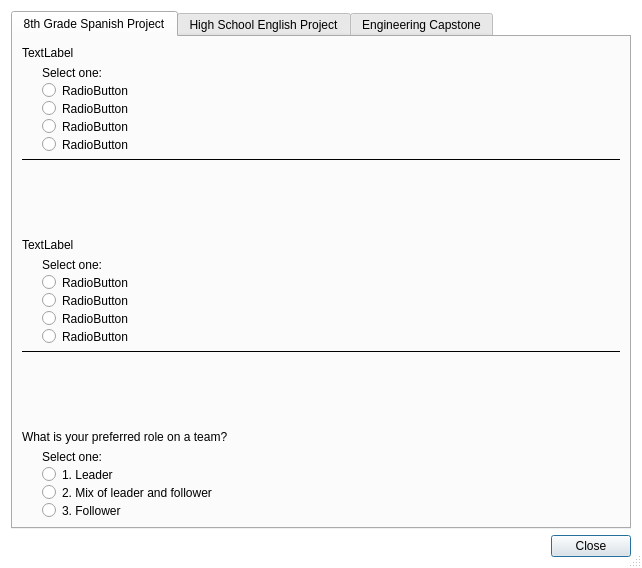
<?xml version="1.0" encoding="UTF-8"?>
<ui version="4.0">
 <class>SampleQuestionsDialog</class>
 <widget class="QDialog" name="SampleQuestionsDialog">
  <property name="geometry">
   <rect>
    <x>0</x>
    <y>0</y>
    <width>642</width>
    <height>568</height>
   </rect>
  </property>
  <property name="windowTitle">
   <string>Example Questions</string>
  </property>
  <property name="styleSheet">
   <string notr="true">QDialog{background-color: white;}</string>
  </property>
  <property name="sizeGripEnabled">
   <bool>true</bool>
  </property>
  <layout class="QVBoxLayout" name="verticalLayout">
   <item>
    <widget class="QTabWidget" name="tabWidget">
     <property name="currentIndex">
      <number>0</number>
     </property>
     <property name="usesScrollButtons">
      <bool>false</bool>
     </property>
     <widget class="QWidget" name="tab">
      <attribute name="title">
       <string>8th Grade Spanish Project</string>
      </attribute>
      <layout class="QVBoxLayout" name="verticalLayout_2">
       <item>
        <widget class="QLabel" name="label">
         <property name="text">
          <string>TextLabel</string>
         </property>
         <property name="wordWrap">
          <bool>true</bool>
         </property>
        </widget>
       </item>
       <item>
        <widget class="QGroupBox" name="groupBox_9">
         <property name="styleSheet">
          <string notr="true">border: none;</string>
         </property>
         <property name="flat">
          <bool>true</bool>
         </property>
         <layout class="QVBoxLayout" name="verticalLayout_6">
          <property name="spacing">
           <number>3</number>
          </property>
          <property name="leftMargin">
           <number>20</number>
          </property>
          <property name="topMargin">
           <number>0</number>
          </property>
          <property name="rightMargin">
           <number>0</number>
          </property>
          <property name="bottomMargin">
           <number>0</number>
          </property>
          <item>
           <widget class="QLabel" name="label_7">
            <property name="text">
             <string>Select one:</string>
            </property>
           </widget>
          </item>
          <item>
           <widget class="QRadioButton" name="radioButton_13">
            <property name="text">
             <string>RadioButton</string>
            </property>
           </widget>
          </item>
          <item>
           <widget class="QRadioButton" name="radioButton_14">
            <property name="text">
             <string>RadioButton</string>
            </property>
           </widget>
          </item>
          <item>
           <widget class="QRadioButton" name="radioButton_15">
            <property name="text">
             <string>RadioButton</string>
            </property>
           </widget>
          </item>
          <item>
           <widget class="QRadioButton" name="radioButton_16">
            <property name="text">
             <string>RadioButton</string>
            </property>
           </widget>
          </item>
         </layout>
        </widget>
       </item>
       <item>
        <widget class="QFrame" name="frame">
         <property name="frameShape">
          <enum>QFrame::HLine</enum>
         </property>
         <property name="frameShadow">
          <enum>QFrame::Plain</enum>
         </property>
        </widget>
       </item>
       <item>
        <spacer name="verticalSpacer_4">
         <property name="orientation">
          <enum>Qt::Vertical</enum>
         </property>
         <property name="sizeHint" stdset="0">
          <size>
           <width>0</width>
           <height>0</height>
          </size>
         </property>
        </spacer>
       </item>
       <item>
        <widget class="QLabel" name="label_2">
         <property name="text">
          <string>TextLabel</string>
         </property>
         <property name="wordWrap">
          <bool>true</bool>
         </property>
        </widget>
       </item>
       <item>
        <widget class="QGroupBox" name="groupBox_4">
         <property name="styleSheet">
          <string notr="true">border: none;</string>
         </property>
         <property name="flat">
          <bool>true</bool>
         </property>
         <layout class="QVBoxLayout" name="verticalLayout_4">
          <property name="spacing">
           <number>3</number>
          </property>
          <property name="leftMargin">
           <number>20</number>
          </property>
          <property name="topMargin">
           <number>0</number>
          </property>
          <property name="rightMargin">
           <number>0</number>
          </property>
          <property name="bottomMargin">
           <number>0</number>
          </property>
          <item>
           <widget class="QLabel" name="label_5">
            <property name="text">
             <string>Select one:</string>
            </property>
           </widget>
          </item>
          <item>
           <widget class="QRadioButton" name="radioButton_5">
            <property name="text">
             <string>RadioButton</string>
            </property>
           </widget>
          </item>
          <item>
           <widget class="QRadioButton" name="radioButton_6">
            <property name="text">
             <string>RadioButton</string>
            </property>
           </widget>
          </item>
          <item>
           <widget class="QRadioButton" name="radioButton_7">
            <property name="text">
             <string>RadioButton</string>
            </property>
           </widget>
          </item>
          <item>
           <widget class="QRadioButton" name="radioButton_8">
            <property name="text">
             <string>RadioButton</string>
            </property>
           </widget>
          </item>
         </layout>
        </widget>
       </item>
       <item>
        <widget class="QFrame" name="frame_2">
         <property name="frameShape">
          <enum>QFrame::HLine</enum>
         </property>
         <property name="frameShadow">
          <enum>QFrame::Plain</enum>
         </property>
        </widget>
       </item>
       <item>
        <spacer name="verticalSpacer_3">
         <property name="orientation">
          <enum>Qt::Vertical</enum>
         </property>
         <property name="sizeHint" stdset="0">
          <size>
           <width>0</width>
           <height>0</height>
          </size>
         </property>
        </spacer>
       </item>
       <item>
        <widget class="QLabel" name="label_3">
         <property name="text">
          <string>What is your preferred role on a team?</string>
         </property>
         <property name="wordWrap">
          <bool>true</bool>
         </property>
        </widget>
       </item>
       <item>
        <widget class="QGroupBox" name="groupBox_5">
         <property name="styleSheet">
          <string notr="true">border: none;</string>
         </property>
         <property name="flat">
          <bool>true</bool>
         </property>
         <layout class="QVBoxLayout" name="verticalLayout_5">
          <property name="spacing">
           <number>3</number>
          </property>
          <property name="leftMargin">
           <number>20</number>
          </property>
          <property name="topMargin">
           <number>0</number>
          </property>
          <property name="rightMargin">
           <number>0</number>
          </property>
          <property name="bottomMargin">
           <number>0</number>
          </property>
          <item>
           <widget class="QLabel" name="label_6">
            <property name="text">
             <string>Select one:</string>
            </property>
           </widget>
          </item>
          <item>
           <widget class="QRadioButton" name="radioButton_9">
            <property name="text">
             <string>1. Leader</string>
            </property>
           </widget>
          </item>
          <item>
           <widget class="QRadioButton" name="radioButton_10">
            <property name="text">
             <string>2. Mix of leader and follower</string>
            </property>
           </widget>
          </item>
          <item>
           <widget class="QRadioButton" name="radioButton_11">
            <property name="text">
             <string>3. Follower</string>
            </property>
           </widget>
          </item>
         </layout>
        </widget>
       </item>
      </layout>
     </widget>
     <widget class="QWidget" name="tab_2">
      <attribute name="title">
       <string>High School English Project</string>
      </attribute>
      <layout class="QVBoxLayout" name="verticalLayout_9">
       <item>
        <widget class="QLabel" name="label_11">
         <property name="text">
          <string>Each group will analyze a different poem. Which one(s) would you prefer?</string>
         </property>
         <property name="wordWrap">
          <bool>true</bool>
         </property>
        </widget>
       </item>
       <item>
        <widget class="QGroupBox" name="groupBox_8">
         <property name="styleSheet">
          <string notr="true">border: none;</string>
         </property>
         <property name="flat">
          <bool>true</bool>
         </property>
         <layout class="QVBoxLayout" name="verticalLayout_10">
          <property name="spacing">
           <number>3</number>
          </property>
          <property name="leftMargin">
           <number>20</number>
          </property>
          <property name="topMargin">
           <number>0</number>
          </property>
          <property name="rightMargin">
           <number>0</number>
          </property>
          <property name="bottomMargin">
           <number>0</number>
          </property>
          <item>
           <widget class="QLabel" name="label_14">
            <property name="text">
             <string>Select all that apply:</string>
            </property>
           </widget>
          </item>
          <item>
           <widget class="QCheckBox" name="checkBox_26">
            <property name="text">
             <string>Harlem</string>
            </property>
           </widget>
          </item>
          <item>
           <widget class="QCheckBox" name="checkBox_29">
            <property name="text">
             <string>Ode to a Nightingale</string>
            </property>
           </widget>
          </item>
          <item>
           <widget class="QCheckBox" name="checkBox_28">
            <property name="text">
             <string>On Earth We’re Briefly Gorgeous</string>
            </property>
           </widget>
          </item>
          <item>
           <widget class="QCheckBox" name="checkBox_31">
            <property name="text">
             <string>On the Pulse of Morning</string>
            </property>
           </widget>
          </item>
          <item>
           <widget class="QCheckBox" name="checkBox_25">
            <property name="text">
             <string>Ozymandias</string>
            </property>
           </widget>
          </item>
          <item>
           <widget class="QCheckBox" name="checkBox_30">
            <property name="text">
             <string>Shakespeare's Sonnet 18</string>
            </property>
           </widget>
          </item>
          <item>
           <widget class="QCheckBox" name="checkBox_27">
            <property name="text">
             <string>You Foolish Men</string>
            </property>
           </widget>
          </item>
         </layout>
        </widget>
       </item>
       <item>
        <widget class="QFrame" name="frame_3">
         <property name="frameShape">
          <enum>QFrame::HLine</enum>
         </property>
         <property name="frameShadow">
          <enum>QFrame::Plain</enum>
         </property>
        </widget>
       </item>
       <item>
        <spacer name="verticalSpacer_5">
         <property name="orientation">
          <enum>Qt::Vertical</enum>
         </property>
         <property name="sizeHint" stdset="0">
          <size>
           <width>0</width>
           <height>0</height>
          </size>
         </property>
        </spacer>
       </item>
       <item>
        <widget class="QLabel" name="label_13">
         <property name="text">
          <string>Which role would you like to play on your team?</string>
         </property>
         <property name="wordWrap">
          <bool>true</bool>
         </property>
        </widget>
       </item>
       <item>
        <widget class="QGroupBox" name="groupBox_7">
         <property name="styleSheet">
          <string notr="true">border: none;</string>
         </property>
         <property name="flat">
          <bool>true</bool>
         </property>
         <layout class="QVBoxLayout" name="verticalLayout_8">
          <property name="spacing">
           <number>3</number>
          </property>
          <property name="leftMargin">
           <number>20</number>
          </property>
          <property name="topMargin">
           <number>0</number>
          </property>
          <property name="rightMargin">
           <number>0</number>
          </property>
          <property name="bottomMargin">
           <number>0</number>
          </property>
          <item>
           <widget class="QLabel" name="label_12">
            <property name="text">
             <string>Select one:</string>
            </property>
           </widget>
          </item>
          <item>
           <widget class="QRadioButton" name="radioButton_23">
            <property name="text">
             <string>Facilitator</string>
            </property>
           </widget>
          </item>
          <item>
           <widget class="QRadioButton" name="radioButton_22">
            <property name="text">
             <string>Note taker</string>
            </property>
           </widget>
          </item>
          <item>
           <widget class="QRadioButton" name="radioButton_24">
            <property name="text">
             <string>Reporter</string>
            </property>
           </widget>
          </item>
          <item>
           <widget class="QRadioButton" name="radioButton_21">
            <property name="text">
             <string>Text detective</string>
            </property>
           </widget>
          </item>
         </layout>
        </widget>
       </item>
       <item>
        <widget class="QFrame" name="frame_4">
         <property name="frameShape">
          <enum>QFrame::HLine</enum>
         </property>
         <property name="frameShadow">
          <enum>QFrame::Plain</enum>
         </property>
        </widget>
       </item>
       <item>
        <spacer name="verticalSpacer_2">
         <property name="orientation">
          <enum>Qt::Vertical</enum>
         </property>
         <property name="sizeHint" stdset="0">
          <size>
           <width>0</width>
           <height>0</height>
          </size>
         </property>
        </spacer>
       </item>
       <item>
        <widget class="QLabel" name="label_9">
         <property name="text">
          <string>How confident are you with our poetry unit material?</string>
         </property>
         <property name="wordWrap">
          <bool>true</bool>
         </property>
        </widget>
       </item>
       <item>
        <widget class="QGroupBox" name="groupBox_6">
         <property name="styleSheet">
          <string notr="true">border: none;</string>
         </property>
         <property name="flat">
          <bool>true</bool>
         </property>
         <layout class="QVBoxLayout" name="verticalLayout_7">
          <property name="spacing">
           <number>3</number>
          </property>
          <property name="leftMargin">
           <number>20</number>
          </property>
          <property name="topMargin">
           <number>0</number>
          </property>
          <property name="rightMargin">
           <number>0</number>
          </property>
          <property name="bottomMargin">
           <number>0</number>
          </property>
          <item>
           <widget class="QLabel" name="label_10">
            <property name="text">
             <string>Select one:</string>
            </property>
           </widget>
          </item>
          <item>
           <widget class="QRadioButton" name="radioButton_17">
            <property name="text">
             <string>1. Highly confident</string>
            </property>
           </widget>
          </item>
          <item>
           <widget class="QRadioButton" name="radioButton_18">
            <property name="text">
             <string>2. Moderately confident</string>
            </property>
           </widget>
          </item>
          <item>
           <widget class="QRadioButton" name="radioButton_19">
            <property name="text">
             <string>3. Somewhat confident</string>
            </property>
           </widget>
          </item>
          <item>
           <widget class="QRadioButton" name="radioButton_20">
            <property name="text">
             <string>4. Not confident</string>
            </property>
           </widget>
          </item>
         </layout>
        </widget>
       </item>
      </layout>
     </widget>
     <widget class="QWidget" name="tab_3">
      <attribute name="title">
       <string>Engineering Capstone</string>
      </attribute>
      <layout class="QVBoxLayout" name="verticalLayout_3">
       <item>
        <widget class="QLabel" name="label_16">
         <property name="text">
          <string>What is your level of prior experience with the use of machine shop tools?</string>
         </property>
         <property name="wordWrap">
          <bool>true</bool>
         </property>
        </widget>
       </item>
       <item>
        <widget class="QGroupBox" name="groupBox_10">
         <property name="styleSheet">
          <string notr="true">border: none;</string>
         </property>
         <property name="flat">
          <bool>true</bool>
         </property>
         <layout class="QVBoxLayout" name="verticalLayout_11">
          <property name="spacing">
           <number>3</number>
          </property>
          <property name="leftMargin">
           <number>20</number>
          </property>
          <property name="topMargin">
           <number>0</number>
          </property>
          <property name="rightMargin">
           <number>0</number>
          </property>
          <property name="bottomMargin">
           <number>0</number>
          </property>
          <item>
           <widget class="QLabel" name="label_8">
            <property name="text">
             <string>Select one:</string>
            </property>
           </widget>
          </item>
          <item>
           <widget class="QRadioButton" name="radioButton_29">
            <property name="text">
             <string>1. A lot of experience</string>
            </property>
           </widget>
          </item>
          <item>
           <widget class="QRadioButton" name="radioButton_30">
            <property name="text">
             <string>2. Some experience</string>
            </property>
           </widget>
          </item>
          <item>
           <widget class="QRadioButton" name="radioButton_31">
            <property name="text">
             <string>3. Little experience</string>
            </property>
           </widget>
          </item>
          <item>
           <widget class="QRadioButton" name="radioButton_32">
            <property name="text">
             <string>4. No experience</string>
            </property>
           </widget>
          </item>
         </layout>
        </widget>
       </item>
       <item>
        <widget class="QFrame" name="frame_5">
         <property name="frameShape">
          <enum>QFrame::HLine</enum>
         </property>
         <property name="frameShadow">
          <enum>QFrame::Plain</enum>
         </property>
        </widget>
       </item>
       <item>
        <spacer name="verticalSpacer_6">
         <property name="orientation">
          <enum>Qt::Vertical</enum>
         </property>
         <property name="sizeHint" stdset="0">
          <size>
           <width>0</width>
           <height>0</height>
          </size>
         </property>
        </spacer>
       </item>
       <item>
        <widget class="QLabel" name="label_4">
         <property name="text">
          <string>What is / are your major(s)?</string>
         </property>
         <property name="wordWrap">
          <bool>true</bool>
         </property>
        </widget>
       </item>
       <item>
        <widget class="QGroupBox" name="groupBox_11">
         <property name="styleSheet">
          <string notr="true">border: none;</string>
         </property>
         <property name="flat">
          <bool>true</bool>
         </property>
         <layout class="QVBoxLayout" name="verticalLayout_12">
          <property name="spacing">
           <number>3</number>
          </property>
          <property name="leftMargin">
           <number>20</number>
          </property>
          <property name="topMargin">
           <number>0</number>
          </property>
          <property name="rightMargin">
           <number>0</number>
          </property>
          <property name="bottomMargin">
           <number>0</number>
          </property>
          <item>
           <widget class="QLabel" name="label_15">
            <property name="text">
             <string>Select all that apply:</string>
            </property>
           </widget>
          </item>
          <item>
           <widget class="QCheckBox" name="checkBox_39">
            <property name="text">
             <string>Bioengineering</string>
            </property>
           </widget>
          </item>
          <item>
           <widget class="QCheckBox" name="checkBox_34">
            <property name="text">
             <string>Chemical Engineering</string>
            </property>
           </widget>
          </item>
          <item>
           <widget class="QCheckBox" name="checkBox_40">
            <property name="text">
             <string>Civil Engineering</string>
            </property>
           </widget>
          </item>
          <item>
           <widget class="QCheckBox" name="checkBox_38">
            <property name="text">
             <string>Computer Science</string>
            </property>
           </widget>
          </item>
          <item>
           <widget class="QCheckBox" name="checkBox_36">
            <property name="text">
             <string>Electrical Engineering</string>
            </property>
           </widget>
          </item>
          <item>
           <widget class="QCheckBox" name="checkBox_35">
            <property name="text">
             <string>Materials Science</string>
            </property>
           </widget>
          </item>
          <item>
           <widget class="QCheckBox" name="checkBox_33">
            <property name="text">
             <string>Mechanical Engineering</string>
            </property>
           </widget>
          </item>
         </layout>
        </widget>
       </item>
       <item>
        <widget class="QFrame" name="frame_8">
         <property name="frameShape">
          <enum>QFrame::HLine</enum>
         </property>
         <property name="frameShadow">
          <enum>QFrame::Plain</enum>
         </property>
        </widget>
       </item>
       <item>
        <spacer name="verticalSpacer">
         <property name="orientation">
          <enum>Qt::Vertical</enum>
         </property>
         <property name="sizeHint" stdset="0">
          <size>
           <width>0</width>
           <height>0</height>
          </size>
         </property>
        </spacer>
       </item>
       <item>
        <widget class="QLabel" name="label_20">
         <property name="text">
          <string>On this project, is it more important to you to work hard to get the best result or to work efficiently to complete the work quickly?</string>
         </property>
         <property name="wordWrap">
          <bool>true</bool>
         </property>
        </widget>
       </item>
       <item>
        <widget class="QGroupBox" name="groupBox_13">
         <property name="styleSheet">
          <string notr="true">border: none;</string>
         </property>
         <property name="flat">
          <bool>true</bool>
         </property>
         <layout class="QVBoxLayout" name="verticalLayout_14">
          <property name="spacing">
           <number>3</number>
          </property>
          <property name="leftMargin">
           <number>20</number>
          </property>
          <property name="topMargin">
           <number>0</number>
          </property>
          <property name="rightMargin">
           <number>0</number>
          </property>
          <property name="bottomMargin">
           <number>0</number>
          </property>
          <item>
           <widget class="QLabel" name="label_19">
            <property name="text">
             <string>Select one:</string>
            </property>
           </widget>
          </item>
          <item>
           <widget class="QRadioButton" name="radioButton_40">
            <property name="text">
             <string>1. I want to work HARD</string>
            </property>
           </widget>
          </item>
          <item>
           <widget class="QRadioButton" name="radioButton_41">
            <property name="text">
             <string>2. I want a balance</string>
            </property>
           </widget>
          </item>
          <item>
           <widget class="QRadioButton" name="radioButton_42">
            <property name="text">
             <string>3. I want to work EFFICIENTLY</string>
            </property>
           </widget>
          </item>
         </layout>
        </widget>
       </item>
      </layout>
     </widget>
    </widget>
   </item>
   <item>
    <widget class="QDialogButtonBox" name="buttonBox">
     <property name="orientation">
      <enum>Qt::Horizontal</enum>
     </property>
     <property name="standardButtons">
      <set>QDialogButtonBox::Close</set>
     </property>
    </widget>
   </item>
  </layout>
 </widget>
 <resources/>
 <connections>
  <connection>
   <sender>buttonBox</sender>
   <signal>accepted()</signal>
   <receiver>SampleQuestionsDialog</receiver>
   <slot>accept()</slot>
   <hints>
    <hint type="sourcelabel">
     <x>248</x>
     <y>254</y>
    </hint>
    <hint type="destinationlabel">
     <x>157</x>
     <y>274</y>
    </hint>
   </hints>
  </connection>
  <connection>
   <sender>buttonBox</sender>
   <signal>rejected()</signal>
   <receiver>SampleQuestionsDialog</receiver>
   <slot>reject()</slot>
   <hints>
    <hint type="sourcelabel">
     <x>316</x>
     <y>260</y>
    </hint>
    <hint type="destinationlabel">
     <x>286</x>
     <y>274</y>
    </hint>
   </hints>
  </connection>
 </connections>
</ui>
